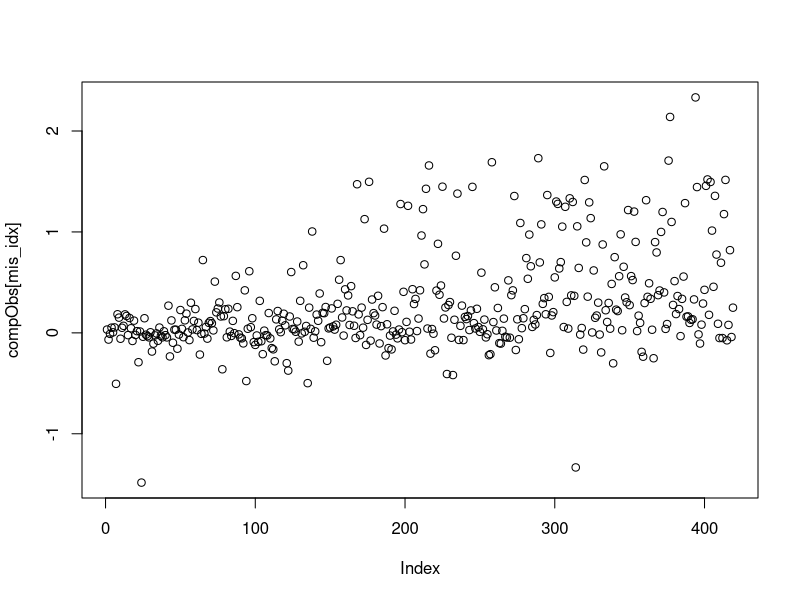
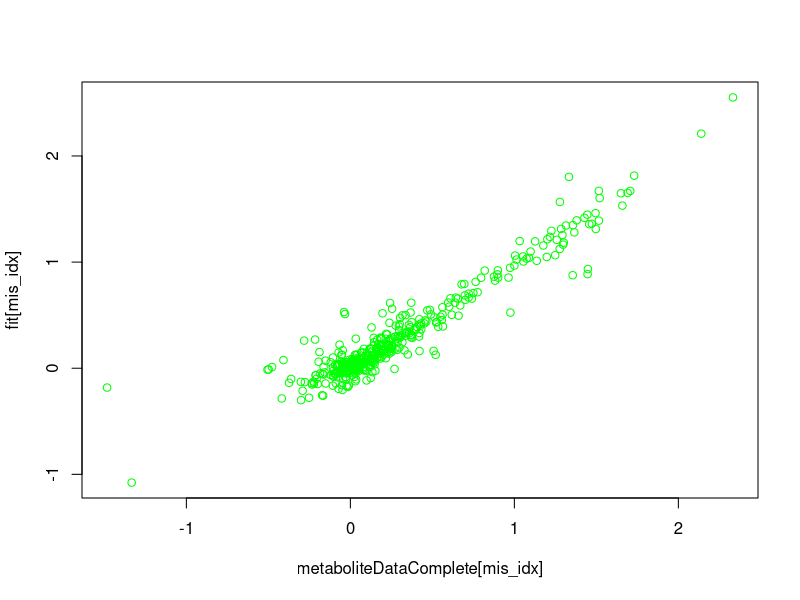
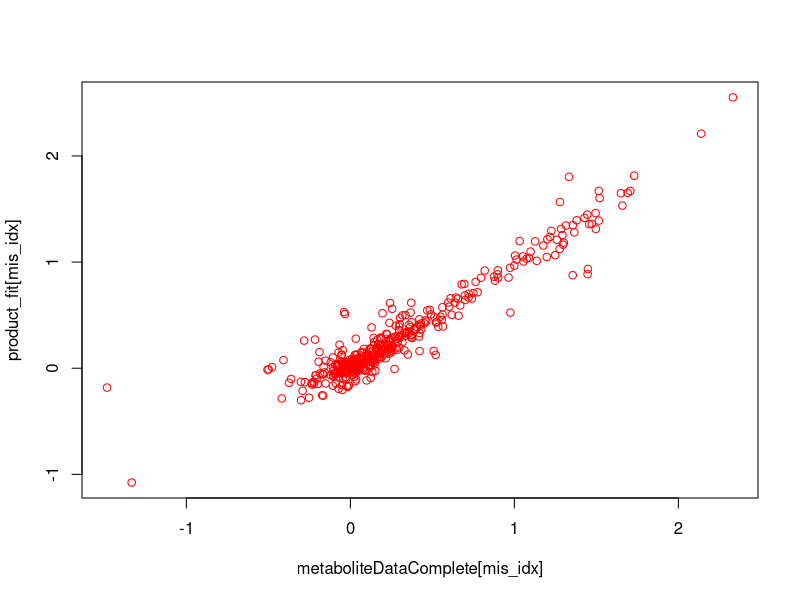
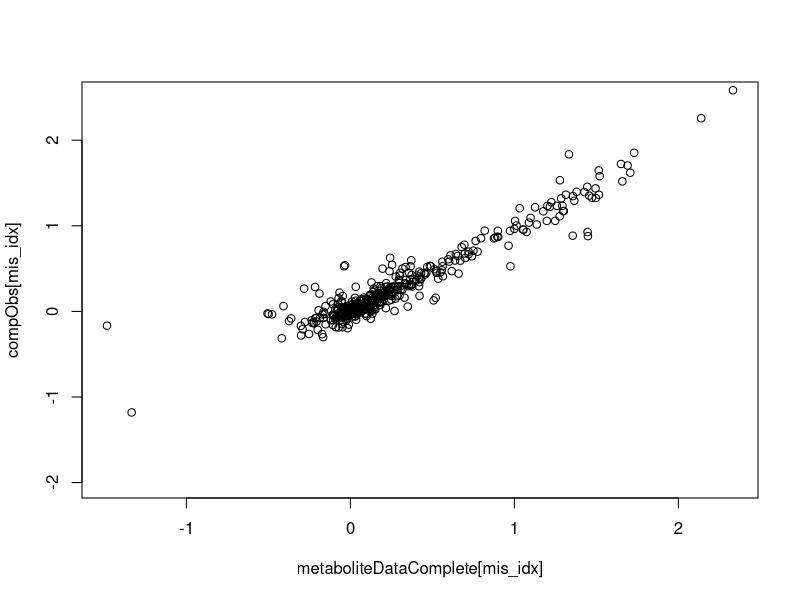
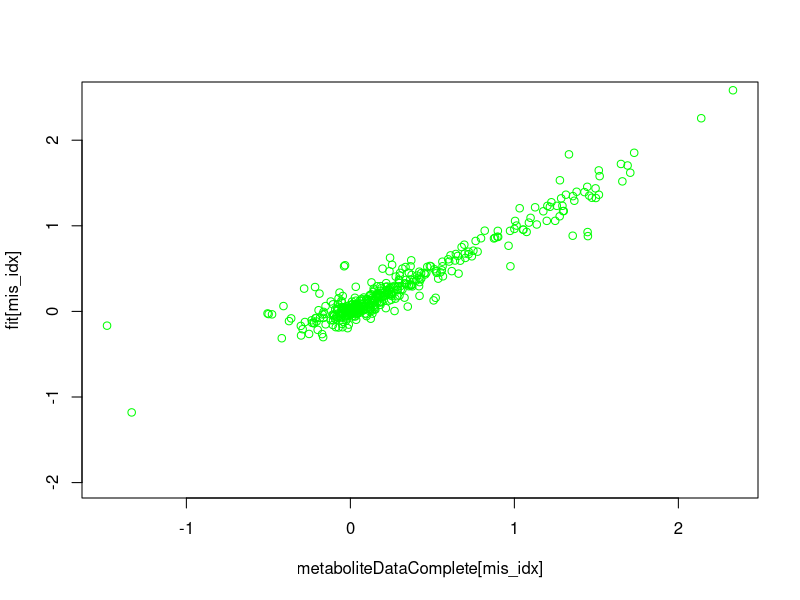
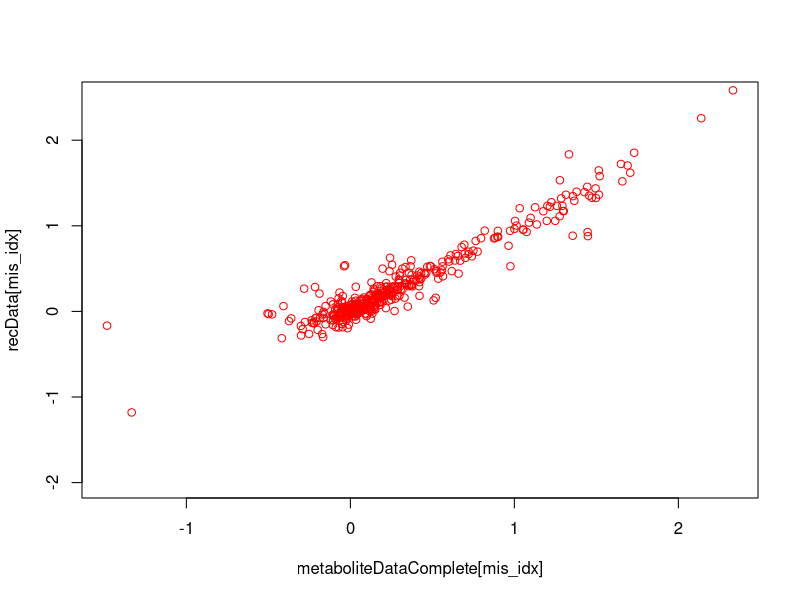
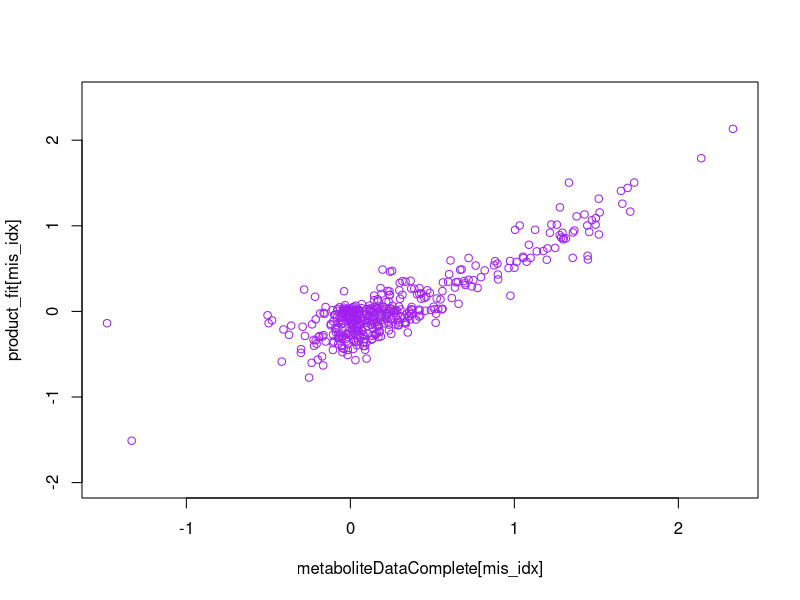
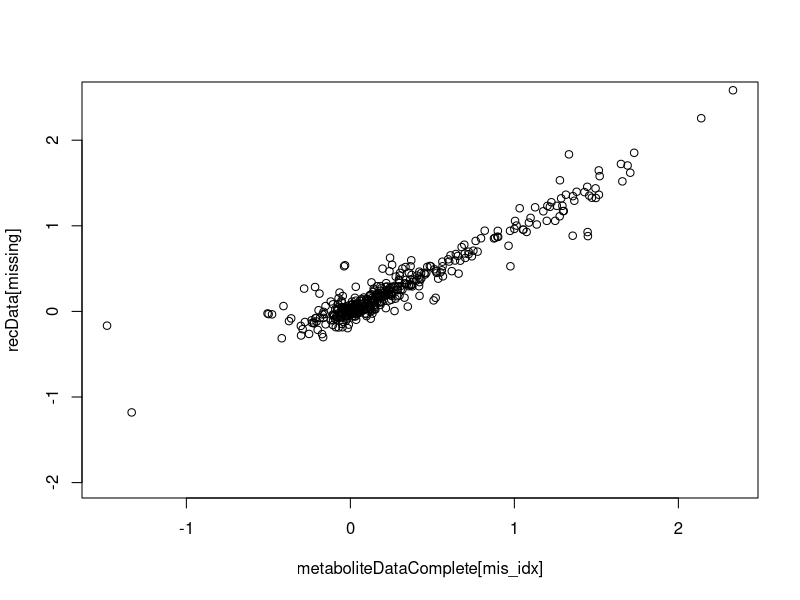

These charts were generated, in order, by the following R code:
library(pcaMethods)
data(metaboliteData)
mD <- metaboliteData
data(metaboliteDataComplete)
mdComp <- metaboliteDataComplete

mis_idx <- which(is.na(mD))


###########################################################################   
############################## PPCA method ################################ 
###########################################################################  

# Extract PCA, Latent variables and \mu vector from training data

# PPCA method
#prep_md <- prep(mD)

ppca_ <-  ppca(mD, 5)

# Latent Varible aka Sigma in MVNorm
pc_scores <- scores(ppca_)

# Contribution of each observation to each the Latent variable
pc_loadings <- loadings(ppca_)

# \mu vector. Mass Center
pc_mu <- center(ppca_)

product_fit <- pc_scores %*% t(pc_loadings)


compObs <- completeObs(ppca_)


fit <- fitted(ppca_)

#mD[mis_idx] <- imputed[mis_idx]



plot(metaboliteDataComplete[mis_idx], compObs[mis_idx] )


plot(metaboliteDataComplete[mis_idx], fit[mis_idx], col='green' )
plot(metaboliteDataComplete[mis_idx], product_fit[mis_idx] , col='red')

###########################################################################   
######################### PCA + PPCA method ############################### 
########################################################################### 

ppca_ <-  pca(mD,'ppca', 5)

# Latent Varible aka Sigma in MVNorm
pc_scores <- scores(ppca_)

# Contribution of each observation to each the Latent variable
pc_loadings <- loadings(ppca_)

# \mu vector. Mass Center
pc_mu <- center(ppca_)

product_fit <- pc_scores %*% t(pc_loadings)
recData <- prep(product_fit, scl(ppca_), center(ppca_), reverse=TRUE)


compObs <- completeObs(ppca_)


fit <- fitted(ppca_)

#mD[mis_idx] <- imputed[mis_idx]

plot(metaboliteDataComplete[mis_idx], compObs[mis_idx], ylim = c(-2,2.5) )


plot(metaboliteDataComplete[mis_idx], fit[mis_idx], col='green', ylim = c(-2,2.5) )
plot(metaboliteDataComplete[mis_idx], recData[mis_idx] , col='red', 
     ylim = c(-2,2.5))
plot(metaboliteDataComplete[mis_idx], product_fit[mis_idx] , col='purple', 
     ylim = c(-2,2.5))
###########################################################################   
############### PCA + PPCA method more with preprocessing ################# 
###########################################################################

prepres <- prep(mD, scale='none', center=TRUE, simple = FALSE)
res <- ppca(prepres$data, nPcs=5) 
missing <- is.na(mD)
res@missing <- missing
res@center <- prepres$center
res@scale <- prepres$scale

cObs <- mD 
product_fit <- scores(res) %*% t(loadings(res))
recData <- prep(product_fit, scl(res), center(res), reverse=TRUE)

cObs[missing] <- recData[missing]


plot(metaboliteDataComplete[mis_idx], recData[missing], ylim = c(-2,2.5) )


###########################################################################   
######################### Functions Inference ############################# 
###########################################################################  

pc.predict_1_sample <- function(sample, mu, Sigma, var_eps){
  
  # This function predicts the missing data for one sample x_i by means of the 
  # conditional predictive distribution
  
  # Split Observations x_i
  obs_ind <- which(!is.na(sample))
  mis_ind <- which(is.na(sample))
  
  sample_obs <- sample[obs_ind]
  
  # Split Mus
  mu_obs <- mu[obs_ind]
  mu_mis <- mu[mis_ind]
  
  # Split Sigma (W)
  Sigma_obs <- Sigma[obs_ind, ]
  Sigma_mis <- Sigma[mis_ind, ]
  
  
  # Compute x_mis|x_obs
  sample[mis_ind] <- mu_mis + Sigma_mis %*% solve(t(Sigma_obs) %*% Sigma_obs + var_eps*diag(ncol(Sigma_obs))) %*%  t(Sigma_obs) %*%  (sample_obs - mu_obs) 
  
  #Sigma_cond <- var_eps * Sigma_mis %*% solve(t(Sigma_obs) %*% Sigma_obs + var_eps*diag(ncol(Sigma_obs))) %*% t(Sigma_mis) + var_eps*diag(nrow(Sigma_mis))
  sample
  
}

pc.predict <- function(valid_set, mu, Sigma, var_eps){
  
  # Run pc.predict_1_sample for all functions
  
  val_pred <- apply(valid_set, 1, pc.predict_1_sample, mu, Sigma, var_eps)
  t(val_pred)
  
}
###########################################################################   
#################  Inference in validation Metabolite Set #################
########################################################################### 

######################## generate train and test ##########################


dim(mdComp)
dim(mD)
N_train <- 90

train <- mdComp[1:N_train,]
valid <- mD[(N_train+1):nrow(mD),]
valid_true <- mdComp[(N_train+1):nrow(mdComp),]


missing <- is.na(valid)

cat("Percentage of NaN Values in Training Set:", (sum(is.na(valid)))/length(valid)*100, '%')

########################### Extraction of PC #############################

ppca_ <-  pca(train,'ppca', 5)

# Latent Varible aka Sigma in MVNorm
pc_scores <- scores(ppca_)

# Contribution of each observation to each the Latent variable
pc_loadings <- loadings(ppca_)

# \mu vector. Mass Center
pc_mu <- center(ppca_)

fit <- fitted(ppca_)

var_eps <- var(c(fit - train))

rec_data <- pc.predict(valid, pc_mu, pc_loadings, var_eps)

rec_data_postpro <- prep(rec_data, scl(ppca_), center(ppca_), reverse=TRUE)


plot(rec_data[missing], valid_true[missing]) + 
  points(rec_data_postpro[missing], valid_true[missing], col='red')
